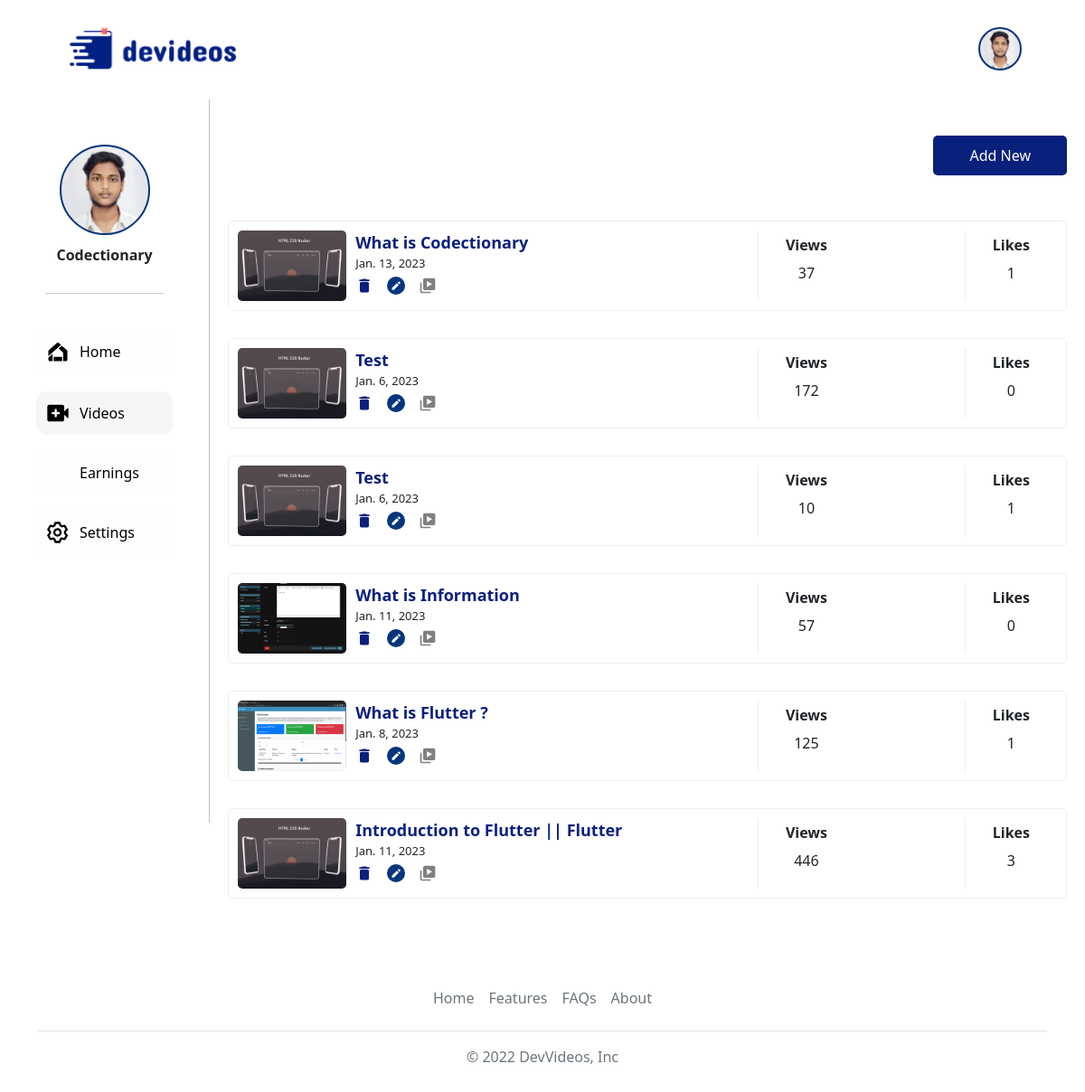
/videos (signed in), run on an earlier commit of the app's database.
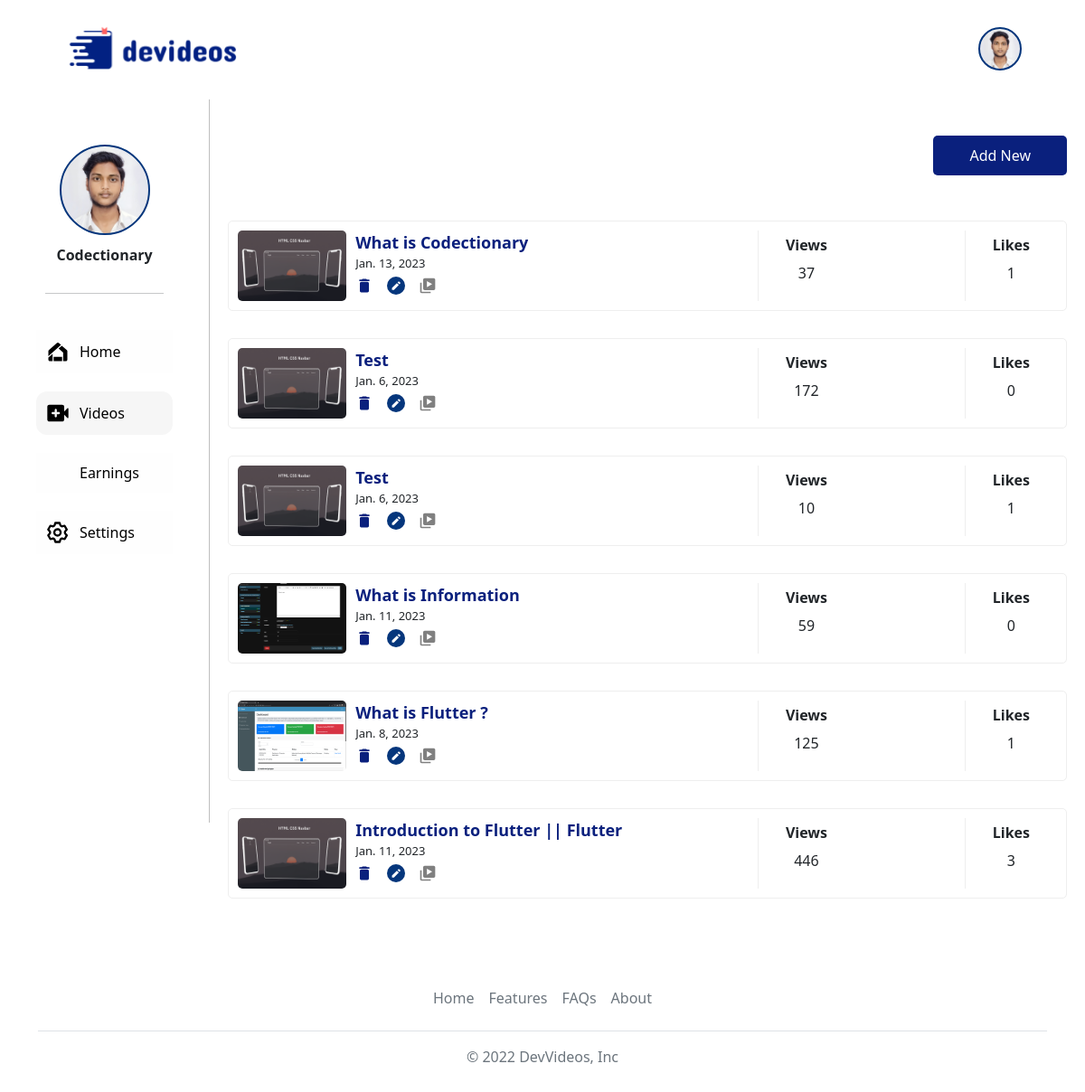
And on a later commit of the database.
### codectionaryapp/models.py (models this page shows, shortened)
class Creator(models.Model):
    email  = models.EmailField(unique=True);
    name  = models.CharField(max_length=100);
    channel_name  = models.CharField(max_length=100,unique=True);
    street_address  = models.CharField(max_length=100);
    country  = models.CharField(max_length=100);
    city  = models.CharField(max_length=100);
    zip_code  = models.IntegerField(default=00);
    date_of_birth  = models.DateField(auto_now=False, auto_now_add=False);
    channel_catagory  = models.CharField(max_length=100);
    channel_banner  = models.ImageField(upload_to='img/');
    channel_logo  = models.ImageField(upload_to='img/');
    about  = models.CharField(max_length=500);
    github  = models.CharField(max_length=500,default='')
    user = models.OneToOneField(User,on_delete= models.CASCADE, default='')
    date_joined = models.DateField(auto_now=True);

class Content(models.Model):
    id = models.IntegerField( unique=True, auto_created=True, editable=False, primary_key=True,)
    title =  models.CharField(max_length=55)
    desciption = models.CharField(max_length=200,  default='')
    video = models.FileField(upload_to='videos/', null=False)
    content = RichTextField()
    views = models.IntegerField(default=0,editable=False)
    rating  = models.FloatField(default=0,editable=False)
    likes = models.IntegerField(default=0,editable=False)
    creator = models.ForeignKey(Creator,on_delete= models.CASCADE,null=True)
    thumbnail = models.ImageField(upload_to='thumbnails/')
    date_uploaded = models.DateField(auto_now=True);
    tags = models.CharField(max_length=100,default='')
    github = models.CharField(max_length=500,default='')
    linkedin = models.CharField(max_length=500,default='')

### codectionaryapp/views.py (the view)
# urls.py: path('videos', views.videos, name='videos'),
@login_required(login_url='/login')
def videos(request):
    user = Creator.objects.filter(user=request.user)
    if not user:
        return redirect('/updateprofile')
    else:
        content = []
        contents = Content.objects.filter(
            creator=user[0]).all().order_by('id').reverse()
        for con in contents:
            cont = {}
            view = View.objects.filter(content=con)
            like = Like.objects.filter(content=con)
            cont['views'] = len(view)
            cont['like'] = len(like)
            cont['content'] = con
            content.append(cont)
        return render(request, 'videos.html', {'title': 'Upload Videos - Devideos', 'creator_profile': user[0], 'contents_uploaded': content})

### templates/videos.html (shortened to what this page needs)
{% extends 'studioskeleton.html' %}
{% load socialaccount %}
{% load static %}
{% block videos %}dr-selected{% endblock videos %}
{% block body %}
    <link rel="stylesheet" href="/static/css/videos.css">
    <div class="add-cover">
        <a href="/upload"><button class="">Add New</button></a>
    </div>
    {% for video in contents_uploaded %}
    <div class="content-tile">
        <div class="thumbdiv">
            <img src="/media/{{video.content.thumbnail}}">
            <div>
                <div>
                    <b>{{video.content.title}}</b>
                </div>
                <p>{{video.content.date_uploaded}}</p>
                <div>
                    <img class="eidtIcons" src="/static/img/delete.svg" onclick="deleteContent({{video.content.id}})">
                    <a href="/updatevideo?content={{video.content.id}}"><img class="eidtIcons" src="/static/img/edit.svg"></a>
                    <a href="/watch?content={{video.content.id}}"><img src="/static/img/videos.svg" class="eidtIcons"></a>
                </div>
            </div>
        </div>
        <div class="view-sec">
            <b>
                Views
            </b>
            <p>
                {{video.views}}
            </p>
        </div>
        <div class="view-sec">
            <b>
                Likes
            </b>
            <p>
                {{video.like}}
            </p>
        </div>
    </div>
    {% endfor %}
{% endblock body %}

### templates/studioskeleton.html (shortened to what this page needs)
{% load socialaccount %}
{% load socialaccount %}
{% load static %}
<!DOCTYPE html>
<html>
  <head>
    <link rel="stylesheet" href="static/css/footers.css" />
    <link href="https://cdn.jsdelivr.net/npm/bootstrap@5.1.3/dist/css/bootstrap.min.css" rel="stylesheet">
    <link rel="stylesheet" href="static/css/navbar.css" />
    <link rel="stylesheet" href="/static/css/style.css">
    <link rel="stylesheet" href="/static/css/studio.css">
</head>
  <body>
    <nav class="navbar navbar-light navigation">
      <div class="container-fluid">
        <a href="/"> <img src="static/img/logo.svg" class="logo"></a>
        <div class="nav-footer">
          {% if request.user.is_authenticated %}
          {% if creator_profile %}
          <div class="nav-foot profile-photo" style="background-image:url('/media/{{creator_profile.channel_logo}}')" onclick="options()"></div>
          {% else %}
          <div class="nav-foot profile-photo" style="background-image:url('{{user.socialaccount_set.all.0.get_avatar_url}}')" onclick="options()"></div>
          {% endif %}          {% endif %}
        </div>
      </div>
    </nav>
    <div class="viewpoint">
      <div class="drawer">
        <a href="/profile/{{creator_profile.channel_name}}/"><div class="nav-foot profile-photo dr-photo" style="background-image:url(/media/{{creator_profile.channel_logo}})"></div> </a>
        <b class="dr-name">{{creator_profile.channel_name}}</b>
        <hr class="dr-divider">
        <a href="/studio"><div class="drawer-comp {% block home %}{% endblock home %}"> <img src="/static/img/home.svg" alt="" class="icon-drawer-comp "> <span class="title-drawer-comp">Home</span> </div></a>
        <a href="/videos"><div class="drawer-comp {% block videos %}{% endblock videos %}"> <img src="/static/img/st-videos.svg" alt="" class="icon-drawer-comp"><span class="title-drawer-comp">Videos</span> </div></a>
        <a href="/earning"><div class="drawer-comp {% block earnings %}{% endblock earnings %}"> <img src="/static/img/earning.svg" alt="" class="icon-drawer-comp"><span class="title-drawer-comp">Earnings</span> </div></a>
        <a href="/updateprofile"><div class="drawer-comp {% block settings %}{% endblock settings %}"> <img src="/static/img/setting.svg" alt="" class="icon-drawer-comp"> <span class="title-drawer-comp">Settings</span></div></a>
      </div>
      <div class="body">
        {% block body %}{% endblock body %}
      </div>
    </div>
    <div class="container">
        <footer class="py-3 my-4">
          <ul class="nav justify-content-center border-bottom pb-3 mb-3">
            <li class="nav-item"><a href="#" class="nav-link px-2 text-muted">Home</a></li>
            <li class="nav-item"><a href="#" class="nav-link px-2 text-muted">Features</a></li>
            <li class="nav-item"><a href="#" class="nav-link px-2 text-muted">FAQs</a></li>
            <li class="nav-item"><a href="#" class="nav-link px-2 text-muted">About</a></li>
          </ul>
          <p class="text-center text-muted">&copy; 2022 DevVideos, Inc</p>
        </footer>
      </div>
  </body>
</html>

What changed in the data, as far as the page shows it:
changed Creator "Codectionary": channel_logo: a different picture
computed for Content "What is Information…": views "57" → "59"
